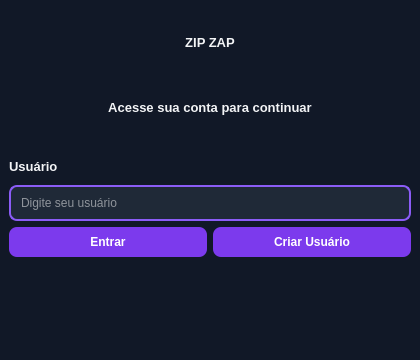
<?xml version="1.0" encoding="UTF-8"?>
<ui version="4.0">
 <class>MainWindow</class>
 <widget class="QMainWindow" name="MainWindow">
  <property name="geometry">
   <rect>
    <x>0</x>
    <y>0</y>
    <width>420</width>
    <height>360</height>
   </rect>
  </property>
  <property name="minimumSize">
   <size>
    <width>420</width>
    <height>0</height>
   </size>
  </property>
  <property name="font">
   <font>
    <pointsize>20</pointsize>
    <weight>75</weight>
    <bold>true</bold>
   </font>
  </property>
  <property name="windowTitle">
   <string>Login - Sistema de Chat</string>
  </property>
  <property name="styleSheet">
   <string notr="true">QMainWindow {
    background-color: #111827;
}

QWidget {
    background-color: #111827;
    color: #f3f4f6;
}

QLabel {
    color: #f3f4f6;
    font-size: 13px;
    font-weight: bold;
}

QLineEdit {
    background-color: #1f2937;
    color: #ffffff;
    border: 2px solid #8b5cf6;
    border-radius: 8px;
    padding: 8px;
}

QLineEdit:focus {
    border: 2px solid #c084fc;
}

QPushButton {
    background-color: #7c3aed;
    color: white;
    border-radius: 8px;
    padding: 8px;
    font-weight: bold;
}

QPushButton:hover {
    background-color: #8b5cf6;
}

QTextEdit {
    background-color: #0f172a;
    color: #e5e7eb;
    border: 2px solid #8b5cf6;
    border-radius: 8px;
    padding: 8px;
}

QListWidget {
    background-color: #0f172a;
    color: #e5e7eb;
    border: 2px solid #8b5cf6;
    border-radius: 8px;
    padding: 8px;
}

QMessageBox {
    background-color: white;
}

QMessageBox QLabel {
    color: black;
}

QMessageBox QPushButton {
    background-color: #7c3aed;
    color: white;
    border-radius: 6px;
    padding: 6px;
}</string>
  </property>
  <widget class="QWidget" name="centralwidget">
   <layout class="QVBoxLayout" name="verticalLayout_2">
    <item>
     <widget class="QLabel" name="label_titulo">
      <property name="enabled">
       <bool>true</bool>
      </property>
      <property name="minimumSize">
       <size>
        <width>50</width>
        <height>50</height>
       </size>
      </property>
      <property name="font">
       <font>
        <pointsize>-1</pointsize>
        <weight>75</weight>
        <bold>true</bold>
       </font>
      </property>
      <property name="cursor">
       <cursorShape>ArrowCursor</cursorShape>
      </property>
      <property name="text">
       <string>ZIP ZAP</string>
      </property>
      <property name="textFormat">
       <enum>Qt::PlainText</enum>
      </property>
      <property name="alignment">
       <set>Qt::AlignCenter</set>
      </property>
     </widget>
    </item>
    <item alignment="Qt::AlignTop">
     <widget class="QLabel" name="label_subtitulo">
      <property name="minimumSize">
       <size>
        <width>50</width>
        <height>50</height>
       </size>
      </property>
      <property name="font">
       <font>
        <pointsize>-1</pointsize>
        <weight>75</weight>
        <bold>true</bold>
       </font>
      </property>
      <property name="text">
       <string>Acesse sua conta para continuar</string>
      </property>
      <property name="alignment">
       <set>Qt::AlignCenter</set>
      </property>
     </widget>
    </item>
    <item>
     <layout class="QVBoxLayout" name="verticalLayout">
      <item>
       <widget class="QLabel" name="label_usuario">
        <property name="font">
         <font>
          <pointsize>-1</pointsize>
          <weight>75</weight>
          <bold>true</bold>
         </font>
        </property>
        <property name="text">
         <string>Usuário</string>
        </property>
       </widget>
      </item>
      <item>
       <widget class="QLineEdit" name="input_usuario">
        <property name="placeholderText">
         <string>Digite seu usuário</string>
        </property>
       </widget>
      </item>
     </layout>
    </item>
    <item>
     <layout class="QHBoxLayout" name="horizontalLayout">
      <item>
       <widget class="QPushButton" name="btn_login">
        <property name="text">
         <string>Entrar</string>
        </property>
       </widget>
      </item>
      <item>
       <widget class="QPushButton" name="btn_criar_usuario">
        <property name="text">
         <string>Criar Usuário</string>
        </property>
       </widget>
      </item>
     </layout>
    </item>
    <item>
     <widget class="QLabel" name="label_status">
      <property name="font">
       <font>
        <pointsize>-1</pointsize>
        <weight>75</weight>
        <bold>true</bold>
       </font>
      </property>
      <property name="text">
       <string/>
      </property>
     </widget>
    </item>
   </layout>
   <zorder>label_status</zorder>
   <zorder>label_subtitulo</zorder>
   <zorder>label_titulo</zorder>
  </widget>
  <widget class="QMenuBar" name="menubar">
   <property name="geometry">
    <rect>
     <x>0</x>
     <y>0</y>
     <width>420</width>
     <height>21</height>
    </rect>
   </property>
  </widget>
  <widget class="QStatusBar" name="statusbar"/>
 </widget>
 <resources/>
 <connections/>
</ui>
